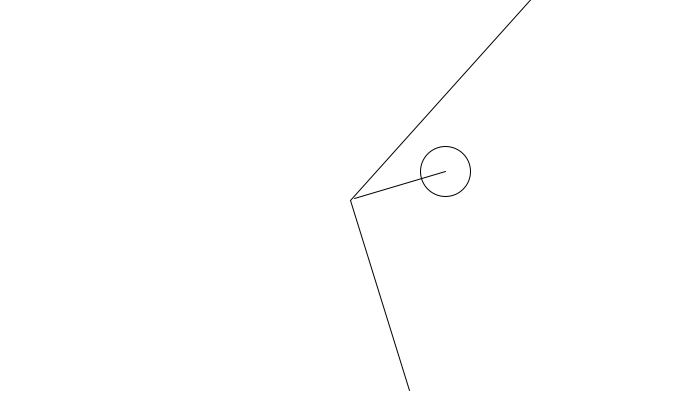
Frame 1 (no input)
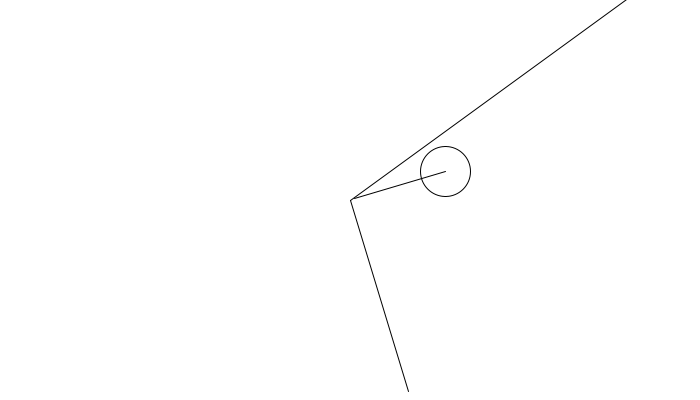
Frame 60 (the mouse pressed at the canvas centre just before this capture)
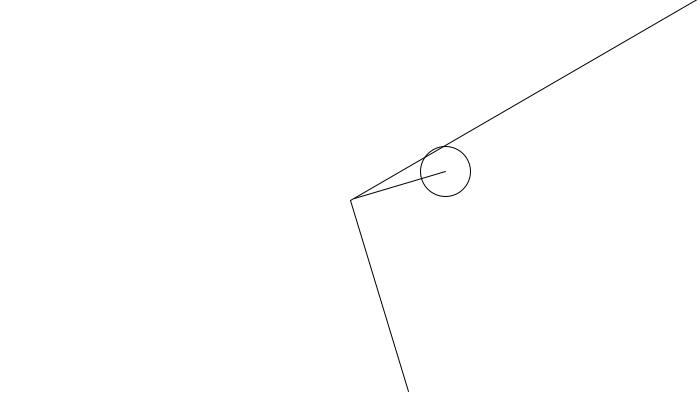
Frame 120 (the mouse held since frame 60 and released just before this capture)

The Processing sketch that drew these frames (run headless with seeded random() and noise(); from frame 60 on, the mouse is pressed at the canvas centre):

// Processing sketch: processing_36047
// ── processing_36047.pde

void setup(){
  
  size(700,400);
  background(255);
  
  
}
/*
float secs = map(second(), 0, 60, 0, 360);
float mins = map(minute(), 0, 60, 0, 360);
float hrs = map(hour() % 12, 0, 12, 0, 360);
*/

float s;
float m;
float h;

float sect = 1;
float mint = 1;
float hrst = 1;

float xs = 0;
float xm = 0;

float timepast = 0;
float speed;

void draw(){
  
  background(255);
  
  float s = second();
  float m = minute() * 60;
  float h = hour() * 3600;

  float time = s + m + h;
  
  
  float ss;
  float mm;
  float hh;
  
  time = time + speed;
  
  hh = time / 60 / 60;
  mm = time / 60;
  ss = time;

  float secs = map(ss, 0, 86400, 0, 518400);
  float mins = map(mm, 0, 1440, 0, 8640);
  float hrs = map(hh, 0, 24, 0, 720);

  translate(width/2,height/2);
  rotate(radians(-90));
  
//  secs = secs * sect;
  

  
 // mins = mins * mint;
 // hrs = hrs * hrst;
  
  line(0,0,cos(radians(secs))*500, sin(radians(secs))*500);
  line(0,0,cos(radians(mins))*200, sin(radians(mins))*200);
  line(cos(radians(hrs))*5, sin(radians(hrs))*5,cos(radians(hrs))*100, sin(radians(hrs))*100);
  
  float opac = map(speed,0,100000,0,100);
  float col = map(speed,100000,10000000,0,255);
  fill(255-col,127-(col/2),0,opac);
  
  ellipse(cos(radians(hrs))*100,sin(radians(hrs))*100,50,50);
  
  timepast = time;
  
  if (xs == 0){
    if (speed > 1){
      speed = speed * 0.99;
    } else {
      speed = 1;
    }}
  else{xs = xs - 1; speed = speed * (1 - ((100-xs)/10000));}
}

void mouseClicked(){
  if (speed<100000){
    speed = speed * 1.1;
  }else{speed = 10000;}xs = 130;
}
